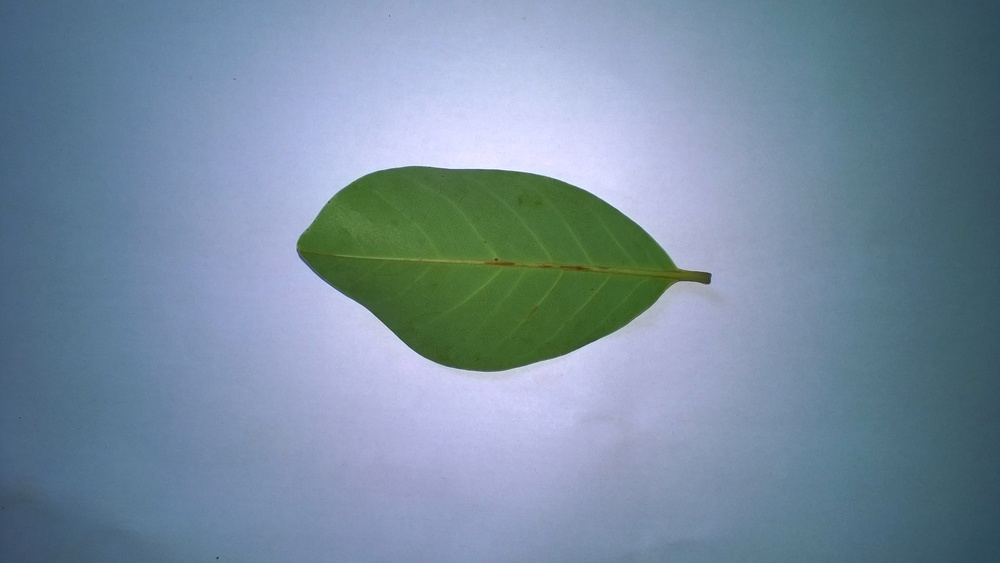
#> input picture trabalho_6/imagens/teste/folha.jpg, 1000 x 563 px, shrunk from 3552 x 2000 before the run; its folder holds only this picture in this run
$ python comparacao_extratores.py
#> lines starting #> are read from the running program, lines starting #| are printed output that depends on the picture; long printed decimals are rounded
### trabalho_6/src/calculo_de_features_original_adaptado_trabalho_6.py
# -*- coding: utf-8 -*-

from collections import namedtuple

import numpy as np
import scipy
import skimage

Features = namedtuple(
    "Features",
    [
        "minimo",
        "maximo",
        "media",
        "std",
        "var",
        "mediana",
        "assimetria",
        "curtose",
        "amplitude_ao_quadrado",
        "entropia_completa",
        "entropia_dos_bins",
        "energia_media",
        "rms",
        "desvio_absoluto_medio",
        "p925",
        "p850",
        "p150",
        "p75",
        "amplitude_interquartil",
        "uniformidade",
        "media_robusta",
    ],
)


def Compute_First_Order_Statistics_Features(image, Bins):
    features = []
    histRange = (0, 256)  # the upper boundary is exclusive.
    image = image @ np.array(
        [0.2125, 0.7154, 0.0721]
    )  # Convertendo para escala de cinza
    N, M = image.shape
    image = image.astype(
        np.uint8
    )  # Convertendo para uint8 para garantir que os valores estejam na faixa de 0 a 255.
    image = image.flatten().astype(
        np.float64
    )  # Achata a imagem e converte para float64 para os cálculos.
    # hist = cv2.calcHist(image, [0], None, [Bins], histRange)
    hist, _ = np.histogram(
        image,
        bins=Bins,
        range=histRange,
        density=False,
    )
    histogram = hist.flatten()
    hist_sum = sum(histogram)
    # ----------------------------------------------------------------------
    # Power Mass Function.
    # ----------------------------------------------------------------------
    pmf = histogram / hist_sum
    # pmf = np.round(pmf, 3)
    # print('\n', pmf)
    # ----------------------------------------------------------------------
    image_min = np.min(image)
    image_max = np.max(image)
    image_mean = np.mean(image)
    image_std = np.std(image)
    image_var = np.var(image)
    # ----------------------------------------------------------------------
    image_median = np.median(image)
    image_skew = scipy.stats.skew(image, axis=None)
    image_kurtpsis = scipy.stats.kurtosis(image, axis=None)
    square_range = (image_max - image_min) ** 2
    image_entropy = skimage.measure.shannon_entropy(image)
    # print(image_entropy)
    # ----------------------------------------------------------------------
    # Entropy 2 - it means the "bins entropy", as I called it.
    # ----------------------------------------------------------------------
    epsilon = 2.2e-16
    bins_entropy = 0
    for i in range(Bins):
        bins_entropy -= pmf[i] * np.log2(pmf[i] + epsilon)
    # print (bins_entropy)
    # ----------------------------------------------------------------------
    # Normalized energy.
    # ----------------------------------------------------------------------
    image_norm_energy = np.sum(image**2, axis=None) / float(N * M)
    # ----------------------------------------------------------------------
    # Root-Mean-Square (RMS) value.
    # ----------------------------------------------------------------------
    image_rms = np.sqrt(image_norm_energy)
    # ----------------------------------------------------------------------
    # Mean Absolute Deviation.
    # ----------------------------------------------------------------------
    image_abs_deviation = np.sum(np.abs(image - image_mean), axis=None) / float(N * M)
    # ----------------------------------------------------------------------
    # Percentiles.
    # ----------------------------------------------------------------------
    image_p925 = np.percentile(image, 92.5)
    image_p850 = np.percentile(image, 85)
    image_p75 = np.percentile(image, 7.5)
    image_p150 = np.percentile(image, 15)
    interquartile_range = np.percentile(image, 75) - np.percentile(image, 25)
    image_uniformity = np.sum(pmf**2, axis=None)
    # ----------------------------------------------------------------------
    # Compute the Robust Mean Absolute Deviation (rMAD).
    # ----------------------------------------------------------------------
    image_p900 = np.percentile(image, 90.0)
    image_p100 = np.percentile(image, 10.0)
    Np_10_90 = 0
    rMAD = 0
    for i in range(len(image)):
        # for m in range(M):
        if ((image[i]) >= image_p100) and (image[i] <= image_p900):
            Np_10_90 += 1
            rMAD += np.abs(image[i])  # this is not a MAD...
    rMAD /= Np_10_90
    """
    print (N*M)
    print(image_p900)
    print( image_p100)
    print('\n\n', rMAD, Np_10_90)
    """
    # ----------------------------------------------------------------------
    features = Features(
        minimo=image_min,
        maximo=image_max,
        media=image_mean,
        std=image_std,
        var=image_var,
        mediana=image_median,
        assimetria=image_skew,
        curtose=image_kurtpsis,
        amplitude_ao_quadrado=square_range,
        entropia_completa=image_entropy,
        entropia_dos_bins=bins_entropy,
        energia_media=image_norm_energy,
        rms=image_rms,
        desvio_absoluto_medio=image_abs_deviation,
        p925=image_p925,
        p850=image_p850,
        p150=image_p150,
        p75=image_p75,
        amplitude_interquartil=interquartile_range,
        uniformidade=image_uniformity,
        media_robusta=rMAD,
    )
    return features


# ------------------------------------------------------------------------------
# [17 lines that do not run on import are left out]
# ------------------------------------------------------------------------------

### trabalho_6/src/calculo_de_features_trabalho_6.py
# -*- coding: utf-8 -*-
"""
Código de extração de features adaptado do original criado pelo prof. dr. Francisco de Assis (Universidade de Brasília).
Entradas são imagens em escala de cinza, i.e., vetores bidimensionais de escalares entre 0 e 255 inclusive.
Features extraídas são as seguintes estatísticas de primeira ordem:
- mínima intensidade do pixel;
- máxima intensidade do pixel;
- média das intensidades dos pixels;
- desvio padrão das intensidades dos pixels;
- variância das intensidades dos pixels;
- mediana das intensidades dos pixels;
- assimetria (skewness) das intensidades dos pixels;
- curtose (kurtosis) das intensidades dos pixels;
- quadrado da diferença entre a máxima e a mínima intensidade dos pixels;
- entropia de Shannon da imagem com 256 bins (em bits);
- entropia de Shannon da imagem com uma dada quantidade de bins (em bits);
- energia media da imagem;
- valor RMS (root mean square) da imagem;
- desvio absoluto médio das intensidades dos pixels;
- percentil 92.5 das intensidades dos pixels;
- percentil 85 das intensidades dos pixels;
- percentil 15 das intensidades dos pixels;
- percentil 7.5 das intensidades dos pixels;
- amplitude interquartil das intensidades dos pixels;
- uniformidade dos bins do histograma da imagem (equivalente à energia da PMF dos bins);
- desvio absoluto médio robusto das intensidades dos pixels,
  calculado considerando apenas os pixels cujas intensidades estão entre os percentis 10 e 90.
"""

from __future__ import annotations

from collections import namedtuple

import numpy as np
from scipy.stats import entropy, kurtosis, skew

Features = namedtuple(
    "Features",
    [
        "minimo",
        "maximo",
        "media",
        "std",
        "var",
        "mediana",
        "assimetria",
        "curtose",
        "amplitude_ao_quadrado",
        "entropia_completa",
        "entropia_dos_bins",
        "energia_media",
        "rms",
        "desvio_absoluto_medio",
        "p925",
        "p850",
        "p150",
        "p75",
        "amplitude_interquartil",
        "uniformidade",
        "media_robusta",
    ],
)

# Valor pequeno para evitar log(0) na entropia dos bins do histograma.
EPSILON = 2.2e-16


def rgb_para_cinza(imagem_rgb: np.ndarray) -> np.ndarray:
    """
    Converte uma imagem RGB para escala de cinza usando a fórmula de luminosidade.

    Parâmetros
    ---
    - imagem_rgb: np.ndarray
        Imagem RGB de entrada, com formato (altura, largura, 3),
        sendo os canais na ordem R, G, B e valores entre 0 e 255 inclusive.

    Retorna
    ---
    - np.ndarray
        Imagem em escala de cinza, com formato (altura, largura)
        e valores inteiros sem sinal entre 0 e 255 inclusive.

    Levanta
    ---
    - ValueError: Se a imagem de entrada não for RGB (3 canais).
    """
    if imagem_rgb.ndim == 2:
        return imagem_rgb.astype(np.uint8)
    if imagem_rgb.ndim != 3 or imagem_rgb.shape[2] != 3:
        raise ValueError(
            f"A imagem deve ser RGB (3 canais), "
            f"mas tem {imagem_rgb.ndim} dimensões e "
            f"{imagem_rgb.shape[2]} canais."
        )
    pesos_rgb = np.array([0.2125, 0.7154, 0.0721])
    return np.dot(imagem_rgb, pesos_rgb).astype(np.uint8)


def calcula_features_trabalho_6(imagem: np.ndarray, bins: int) -> namedtuple:

    if imagem.ndim != 2:
        raise ValueError(
            f"A imagem deve estar em escala de cinza (2D), mas tem dimensões {imagem.ndim}!"
        )

    if imagem.dtype != np.uint8:
        raise ValueError(
            f"A imagem deve ter tipo de dado uint8, mas tem tipo {imagem.dtype}!"
        )

    # Achata, converte imagem em float para os cálculos
    imagem = imagem.flatten().astype(np.float64)

    # Histograma do opencv estava dando muito problema
    histograma, _ = np.histogram(
        imagem,
        bins=bins,
        range=(0, 256),
        density=False,
    )
    pmf = histograma / sum(histograma)

    # Grandezas estatísticas diretas da imagem
    minimo = np.min(imagem)
    maximo = np.max(imagem)
    media = np.mean(imagem)
    std = np.std(imagem)
    var = std**2
    mediana = np.median(imagem)
    assimetria = skew(imagem, axis=None)
    curtose = kurtosis(imagem, axis=None)
    amplitude_ao_quadrado = (maximo - minimo) ** 2
    desvio_absoluto_medio = np.sum(np.abs(imagem - media), axis=None) / imagem.size

    # Entropia de Shannon da imagem e dos bins do histograma
    # Obs.: entropia dos bins é uma aproximação da entropiada imagem,
    # de forma que ambas são equivalentes quando bins=256
    _, contagens = np.unique(imagem, return_counts=True)
    entropia_completa = entropy(contagens, base=2)
    entropia_dos_bins = entropy(pmf, base=2)

    # Energia por pixel e RMS da imagem
    energia_media = np.sum(imagem**2, axis=None) / imagem.size
    rms = np.sqrt(energia_media)

    # Energia da PMF (limitada pelos bins)
    uniformidade = np.sum(pmf**2, axis=None)

    # Percentis e intervalo interquartil
    p925 = np.percentile(imagem, 92.5)
    p900 = np.percentile(imagem, 90.0)
    p850 = np.percentile(imagem, 85.0)
    p150 = np.percentile(imagem, 15.0)
    p100 = np.percentile(imagem, 10.0)
    p75 = np.percentile(imagem, 7.5)
    amplitude_interquartil = np.percentile(imagem, 75) - np.percentile(imagem, 25)

    # A implementação original do rMAD / damr era equivalente
    # à média dos pixels de percentis 10 entre e 90.
    # Não creio que isso configure um desvio, mas segue uma reimplementação
    # mais legível e eficiente do mesmo cálculo.
    mask = (imagem >= p100) & (imagem <= p900)
    media_robusta = np.mean(imagem[mask])

    return Features(
        minimo=minimo,
        maximo=maximo,
        media=media,
        std=std,
        var=var,
        mediana=mediana,
        assimetria=assimetria,
        curtose=curtose,
        amplitude_ao_quadrado=amplitude_ao_quadrado,
        entropia_completa=entropia_completa,
        entropia_dos_bins=entropia_dos_bins,
        energia_media=energia_media,
        rms=rms,
        desvio_absoluto_medio=desvio_absoluto_medio,
        p925=p925,
        p850=p850,
        p150=p150,
        p75=p75,
        amplitude_interquartil=amplitude_interquartil,
        uniformidade=uniformidade,
        media_robusta=media_robusta,
    )


# [16 lines that do not run on import are left out]

### trabalho_6/src/comparacao_extratores.py
"""
Este script compara as features extraídas usando
o código de demonstração de estatísticas de primeira ordem (FIRST_ORDER_STATISTICS_code_demo - Copia.py)
com as features extraídas usando a função calcula_features_trabalho_6 do arquivo calculo_de_features.py.
O objetivo é verificar se ambas as abordagens produzem os mesmos resultados para as mesmas imagens de entrada.
"""

from glob import glob
from os import path

import imageio
import numpy as np
import skimage
from calculo_de_features_original_adaptado_trabalho_6 import (
    Compute_First_Order_Statistics_Features,
)
from calculo_de_features_trabalho_6 import calcula_features_trabalho_6, rgb_para_cinza


def main():
    """Função principal para comparar as features extraídas pelos dois métodos."""

    pasta = path.join("trabalho_6", "imagens", "teste")
    imagens = glob(path.join(pasta, "*.png")) + glob(path.join(pasta, "*.jpg"))
    for arquivo in imagens:
        print(f"Comparando features de {arquivo}...")

        # Extraindo features usando o código de demonstração
        image = skimage.io.imread(arquivo)
#> image is the input picture: shape (563, 1000, 3); mean R, G, B 119.2, 140.4, 159.7
        Bins = 16
        features_demo = Compute_First_Order_Statistics_Features(image, Bins)
#> in Compute_First_Order_Statistics_Features, `image = image @ np.array( [0.2125, 0.7154, 0.0721] )`:
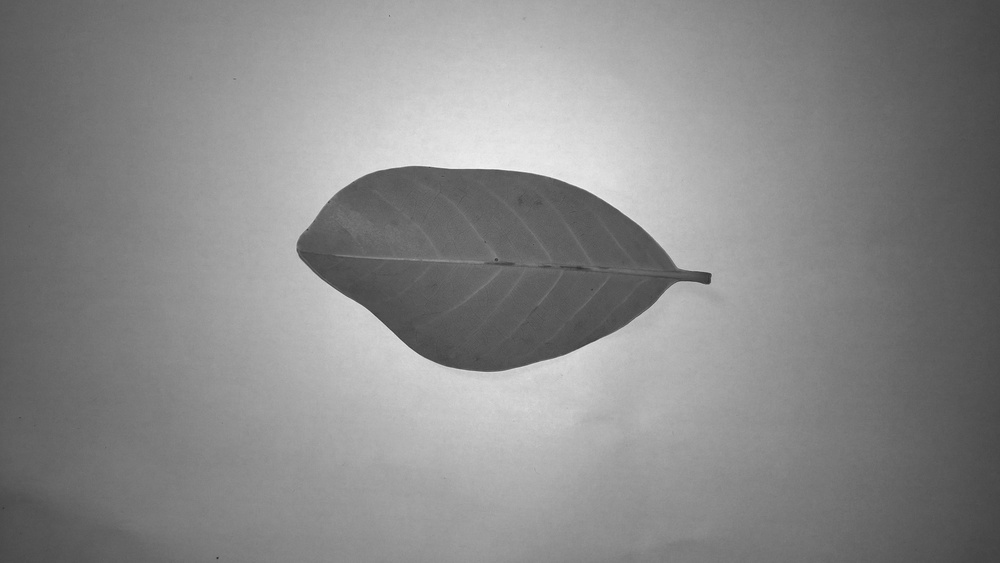
#> image: shape (563, 1000) float64; min 44.06, max 247.4, mean 137.3
#> in Compute_First_Order_Statistics_Features, `hist, _ = np.histogram( image, bins=Bins, range=histRange, density=Fal..`: hist = [0, 0, 2, 78, 16362, 76487, 86818, 73474, 70999, 72053, 64232, 48567, 33895, 15581, 4409, 43]
#> in Compute_First_Order_Statistics_Features, `histogram = hist.flatten()`: histogram has the same summary as hist
#> in Compute_First_Order_Statistics_Features, `hist_sum = sum(histogram)`: hist_sum = 563000
#> in Compute_First_Order_Statistics_Features, `pmf = histogram / hist_sum`: pmf = [0, 0, 3.55e-06, 0.000139, 0.0291, 0.136, 0.154, 0.131, 0.126, 0.128, 0.114, 0.0863, 0.0602, 0.0277, 0.00783, 7.64e-05]
#> in Compute_First_Order_Statistics_Features, `image_min = np.min(image)`: image_min = 44
#> in Compute_First_Order_Statistics_Features, `image_max = np.max(image)`: image_max = 247
#> in Compute_First_Order_Statistics_Features, `image_mean = np.mean(image)`: image_mean = 136.8
#> in Compute_First_Order_Statistics_Features, `image_std = np.std(image)`: image_std = 38.04
#> in Compute_First_Order_Statistics_Features, `image_var = np.var(image)`: image_var = 1447.4
#> in Compute_First_Order_Statistics_Features, `image_median = np.median(image)`: image_median = 134
#> in Compute_First_Order_Statistics_Features, `image_skew = scipy.stats.skew(image, axis=None)`: image_skew = 0.306
#> in Compute_First_Order_Statistics_Features, `image_kurtpsis = scipy.stats.kurtosis(image, axis=None)`: image_kurtpsis = -0.858
#> in Compute_First_Order_Statistics_Features, `square_range = (image_max - image_min) ** 2`: square_range = 41209
#> in Compute_First_Order_Statistics_Features, `image_entropy = skimage.measure.shannon_entropy(image)`: image_entropy = 7.16
#> the loop in Compute_First_Order_Statistics_Features, `for i in range(Bins):` made 16 passes
#> bins_entropy on passes 1 to 12: 0, 0, 6.43e-05, 0.00184, 0.15, 0.541, 0.957, 1.34, 1.72, 2.1, 2.45, 2.76
#> after the loop in Compute_First_Order_Statistics_Features, `for i in range(Bins):`: bins_entropy = 3.2
#> in Compute_First_Order_Statistics_Features, `image_norm_energy = np.sum(image**2, axis=None) / float(N * M)`: image_norm_energy = 20151.7
#> in Compute_First_Order_Statistics_Features, `image_rms = np.sqrt(image_norm_energy)`: image_rms = 142
#> in Compute_First_Order_Statistics_Features, `image_abs_deviation = np.sum(np.abs(image - image_mean), axis=None) / ..`: image_abs_deviation = 32.3
#> in Compute_First_Order_Statistics_Features, `image_p925 = np.percentile(image, 92.5)`: image_p925 = 197
#> in Compute_First_Order_Statistics_Features, `image_p850 = np.percentile(image, 85)`: image_p850 = 180
#> in Compute_First_Order_Statistics_Features, `image_p75 = np.percentile(image, 7.5)`: image_p75 = 86
#> in Compute_First_Order_Statistics_Features, `image_p150 = np.percentile(image, 15)`: image_p150 = 94
#> in Compute_First_Order_Statistics_Features, `interquartile_range = np.percentile(image, 75) - np.percentile(image, ..`: interquartile_range = 63
#> in Compute_First_Order_Statistics_Features, `image_uniformity = np.sum(pmf**2, axis=None)`: image_uniformity = 0.117
#> in Compute_First_Order_Statistics_Features, `image_p900 = np.percentile(image, 90.0)`: image_p900 = 190
#> in Compute_First_Order_Statistics_Features, `image_p100 = np.percentile(image, 10.0)`: image_p100 = 89
#> the loop in Compute_First_Order_Statistics_Features, `for i in range(len(image)):` made 563000 passes
#> rMAD on passes 1 to 12: 91, 181, 271, 362, 453, 544, 636, 727, 818, 909, 1000, 1092
#> after the loop in Compute_First_Order_Statistics_Features, `for i in range(len(image)):`: Np_10_90 = 453043; rMAD = 61063492
#> in Compute_First_Order_Statistics_Features, `rMAD /= Np_10_90`: rMAD = 134.8
#> in Compute_First_Order_Statistics_Features, `features = Features( minimo=image_min, maximo=image_max, media=image_m..`: features = (44, 247, 136.8, 38.04, 1447.4, 134, 0.306, -0.858, 41209, 7.16, 3.2, 20151.7, 142, 32.3, 197, 180, 94, 86, 63, 0.117, 134.8)
#> features_demo has the same summary as features in Compute_First_Order_Statistics_Features

        # Extraindo features usando a função calcula_features_trabalho_6
        imagem_de_teste = rgb_para_cinza(np.asarray(imageio.v2.imread(arquivo)))
#> in rgb_para_cinza, `pesos_rgb = np.array([0.2125, 0.7154, 0.0721])`: pesos_rgb = [0.212, 0.715, 0.0721]
        features_calculo = calcula_features_trabalho_6(imagem_de_teste, bins=16)
#> in calcula_features_trabalho_6, `histograma, _ = np.histogram( imagem, bins=bins, range=(0, 256), densi..`: histograma has the same summary as hist in Compute_First_Order_Statistics_Features
#> in calcula_features_trabalho_6, `minimo = np.min(imagem)`: minimo = 44
#> in calcula_features_trabalho_6, `maximo = np.max(imagem)`: maximo = 247
#> in calcula_features_trabalho_6, `media = np.mean(imagem)`: media = 136.8
#> in calcula_features_trabalho_6, `std = np.std(imagem)`: std = 38.04
#> in calcula_features_trabalho_6, `var = std**2`: var = 1447.4
#> in calcula_features_trabalho_6, `mediana = np.median(imagem)`: mediana = 134
#> in calcula_features_trabalho_6, `assimetria = skew(imagem, axis=None)`: assimetria = 0.306
#> in calcula_features_trabalho_6, `curtose = kurtosis(imagem, axis=None)`: curtose = -0.858
#> in calcula_features_trabalho_6, `amplitude_ao_quadrado = (maximo - minimo) ** 2`: amplitude_ao_quadrado = 41209
#> in calcula_features_trabalho_6, `desvio_absoluto_medio = np.sum(np.abs(imagem - media), axis=None) / im..`: desvio_absoluto_medio = 32.3
#> in calcula_features_trabalho_6, `_, contagens = np.unique(imagem, return_counts=True)`: contagens = 200 values, max 6807 at index 49, min 1 at index 0, mean 2815
#> in calcula_features_trabalho_6, `entropia_completa = entropy(contagens, base=2)`: entropia_completa = 7.16
#> in calcula_features_trabalho_6, `entropia_dos_bins = entropy(pmf, base=2)`: entropia_dos_bins = 3.2
#> in calcula_features_trabalho_6, `energia_media = np.sum(imagem**2, axis=None) / imagem.size`: energia_media = 20151.7
#> in calcula_features_trabalho_6, `rms = np.sqrt(energia_media)`: rms = 142
#> in calcula_features_trabalho_6, `uniformidade = np.sum(pmf**2, axis=None)`: uniformidade = 0.117
#> in calcula_features_trabalho_6, `p925 = np.percentile(imagem, 92.5)`: p925 = 197
#> in calcula_features_trabalho_6, `p900 = np.percentile(imagem, 90.0)`: p900 = 190
#> in calcula_features_trabalho_6, `p850 = np.percentile(imagem, 85.0)`: p850 = 180
#> in calcula_features_trabalho_6, `p150 = np.percentile(imagem, 15.0)`: p150 = 94
#> in calcula_features_trabalho_6, `p100 = np.percentile(imagem, 10.0)`: p100 = 89
#> in calcula_features_trabalho_6, `p75 = np.percentile(imagem, 7.5)`: p75 = 86
#> in calcula_features_trabalho_6, `amplitude_interquartil = np.percentile(imagem, 75) - np.percentile(ima..`: amplitude_interquartil = 63
#> in calcula_features_trabalho_6, `media_robusta = np.mean(imagem[mask])`: media_robusta = 134.8
#> features_calculo has the same summary as features in Compute_First_Order_Statistics_Features

        # Comparando as features extraídas pelos dois métodos
        print("Diferenças entre as features extraídas:")
        for feature in features_demo._fields:
            valor_original = getattr(features_demo, feature)
            valor_calculo = getattr(features_calculo, feature)
            diff = abs(valor_original - valor_calculo)
            percentual = (diff / (abs(valor_original) + 1e-10)) * 100
            print(f"    {feature}: {diff:.5f} ({percentual:.3f}%)")
#> this loop made 21 passes
#> (feature, valor_original, valor_calculo, diff, percentual) on passes 1 to 12: ('minimo', 44, 44, 0, 0), ('maximo', 247, 247, 0, 0), ('media', 136.8, 136.8, 0, 0), ('std', 38.04, 38.04, 0, 0), ('var', 1447.4, 1447.4, 2.27e-13, 1.57e-14), ('mediana', 134, 134, 0, 0), ('assimetria', 0.306, 0.306, 0, 0), ('curtose', -0.858, -0.858, 0, 0), ('amplitude_ao_quadrado', 41209, 41209, 0, 0), ('entropia_completa', 7.16, 7.16, 0, 0), ('entropia_dos_bins', 3.2, 3.2, 3.55e-15, 1.11e-13), ('energia_media', 20151.7, 20151.7, 0, 0)
#|     minimo: 0 (0.000%)
#|     maximo: 0 (0.000%)
#|     media: 0 (0.000%)
#|     std: 0 (0.000%)
#|     var: 0 (0.000%)
#|     mediana: 0 (0.000%)
#|     assimetria: 0 (0.000%)
#|     curtose: 0 (0.000%)
#> (further printed lines are left out)
        print()


if __name__ == "__main__":
    main()
